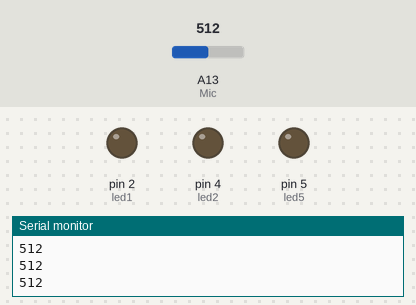
Recording of a program running on a simulated Arduino Mega 2560, built with avr-gcc and run on an emulated ATmega2560. Shown: output pins drawn as LEDs (lit = HIGH), the last lines printed to the serial monitor. The test bench sets the inputs (shaded band); at power-on: A13 (Mic) = 512. Pins used as bus, display or sensor lines are not drawn.

Above: at 1.2 s.
1.3 s: A13 (Mic) set to 48
2.8 s: A13 (Mic) set to 42
At 3.1 s:
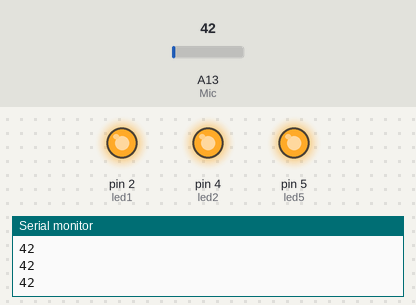
4.3 s: A13 (Mic) set to 25
At 5.4 s:
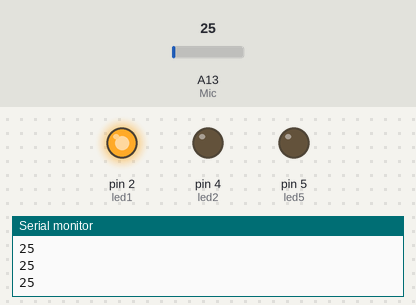
Timing chart, 0 to 7.3 s (numbered marks = the images above; inputs shaded):
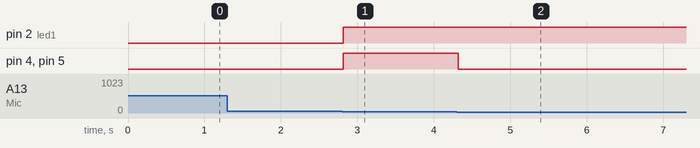

Measured:
- the behaviour switches between 43 and 42 on A13 (Mic) (found by bisection; images 0 and 1)
- after the input at 2.8 s, pin 2 (led1), pin 4 (led2), pin 5 (led5): LOW → HIGH at once
- after the input at 4.3 s, pin 4 (led2), pin 5 (led5): HIGH → LOW at once

The program:

main.cpp
```cpp
//***************************************************************************************************************
// Universidad del Valle de Guatemala
// BE3015 - Electrónica Digital 2
// Jeremy Mejía
// Proyecto 2
// Arduino
// Carné: 19846
//***************************************************************************************************************

//***************************************************************************************************************
// Librerías
//***************************************************************************************************************

#include <Arduino.h>

//***************************************************************************************************************
// Definición de Pines
//***************************************************************************************************************

//Pin del mic
#define Mic 13

#define led1 2
#define led2 4
#define led3 16
#define led4 17
#define led5 5

//***************************************************************************************************************
// Prototipo de Funciones
//***************************************************************************************************************

//***************************************************************************************************************
// Variables Globales
//***************************************************************************************************************
int voltaje;

//***************************************************************************************************************
// Configuración
//***************************************************************************************************************


void setup() {
  Serial.begin(115200);
  Serial2.begin(115200);

  pinMode(Mic, INPUT);
  pinMode(led1, OUTPUT);
  pinMode(led2, OUTPUT);
  pinMode(led3, OUTPUT);
  pinMode(led4, OUTPUT);
  pinMode(led5, OUTPUT);

  digitalWrite(led1, LOW);
  digitalWrite(led2, LOW);
  digitalWrite(led3, LOW);
  digitalWrite(led4, LOW);
  digitalWrite(led5, LOW);

}

//***************************************************************************************************************
// Loop Principal
//***************************************************************************************************************

void loop() {
  voltaje = analogRead(Mic);
  //voltaje = map(voltaje, 0, 4095, 1, 10);
  Serial.println(voltaje);

  Serial2.write(voltaje);

  if (voltaje > 20 && voltaje <=25){

    digitalWrite(led1, HIGH);
    digitalWrite(led2, LOW);
    digitalWrite(led3, LOW);
    digitalWrite(led4, LOW);
    digitalWrite(led5, LOW);
  }

  else if (voltaje > 25 && voltaje <= 30){

    digitalWrite(led1, HIGH);
    digitalWrite(led2, HIGH);
    digitalWrite(led3, LOW);
    digitalWrite(led4, LOW);
    digitalWrite(led5, LOW);
  }

  else if (voltaje > 30 && voltaje <= 35){

    digitalWrite(led1, HIGH);
    digitalWrite(led2, HIGH);
    digitalWrite(led3, HIGH);
    digitalWrite(led4, LOW);
    digitalWrite(led5, LOW);
  }

  else if (voltaje > 35 && voltaje <= 40){

    digitalWrite(led1, HIGH);
    digitalWrite(led2, HIGH);
    digitalWrite(led3, HIGH);
    digitalWrite(led4, HIGH);
    digitalWrite(led5, LOW);
  }

  else if (voltaje > 40 && voltaje <= 42){

    digitalWrite(led1, HIGH);
    digitalWrite(led2, HIGH);
    digitalWrite(led3, HIGH);
    digitalWrite(led4, HIGH);
    digitalWrite(led5, HIGH);
  }
  delay(20);

}
```
